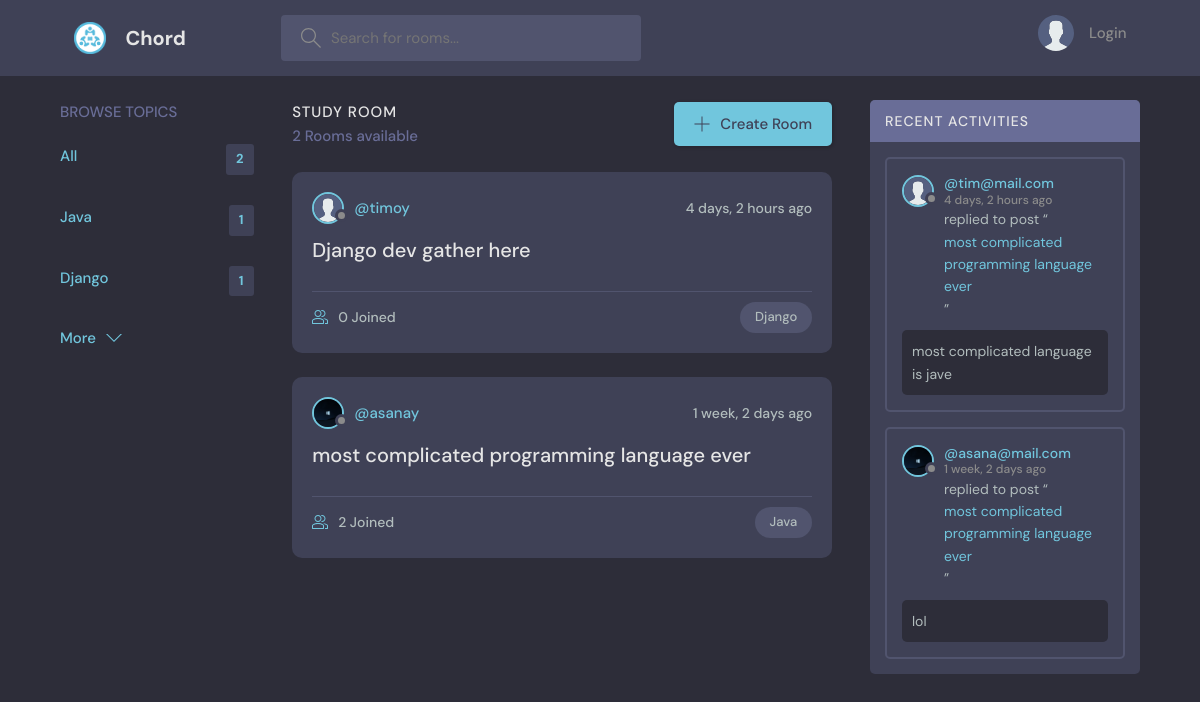
The page / on the database its author committed.
### base/models.py (models this page shows, shortened)
class Topic(models.Model):
    name = models.CharField(max_length=50)

class Room(models.Model):
    host = models.ForeignKey(User, on_delete=models.SET_NULL, null=True)
    topic = models.ForeignKey(Topic, on_delete=models.SET_NULL, null=True)
    name = models.CharField(max_length=200) #character feild
    description = models.TextField(null=True, blank=True) #text feild
    participants = models.ManyToManyField(User, related_name='participants', blank=True)
    updated = models.DateTimeField(auto_now=True) #gets current date
    created = models.DateTimeField(auto_now_add=True) #gets original date
    def __str__(self):
        return self.name
    class Meta:
        ordering = ['-updated', '-created']

class User(AbstractUser):
    name = models.CharField(max_length=200, null=True)
    email = models.EmailField(unique=True, null=True)
    bio = models.TextField(null=True)
    avatar = models.ImageField(null=True, default="avatar.svg")
    USERNAME_FIELD = 'email'
    REQUIRED_FIELDS = []

class Message(models.Model):
    user = models.ForeignKey(User, on_delete=models.CASCADE) #one to many relationships
    room = models.ForeignKey(Room, on_delete=models.CASCADE)
    body = models.TextField()
    updated = models.DateTimeField(auto_now=True) #gets current date
    created = models.DateTimeField(auto_now_add=True) #gets original date
    class Meta:
        ordering = ['-updated', '-created']
    def __str__(self):
        return self.body[:50]

### base/views.py (the view)
# urls.py: path("", views.home, name='home'),
def home(request):
    q = request.GET.get('q') if request.GET.get('q') != None else ''
    rooms = Room.objects.filter(
        Q(topic__name__icontains=q) |
        Q(name__icontains=q) |
        Q(description__icontains=q)
        ) #filters topic from templateQ
    room_count = rooms.count()
    room_messages = Message.objects.filter(Q(room__topic__name__icontains=q)) #filter activity based on names
    context = {"rooms" : rooms, "topics" : topics,
    'room_count' : room_count, 'room_messages' : room_messages}
    return render(request, 'base/home.html', context)

### base/templates/base/home.html (shortened to what this page needs)
{% extends 'main.html' %}
{% block content %}
<main class="layout layout--3">
  <div class="container">
    {% include 'base/topic_component.html' %}
    <div class="roomList">
      <div class="roomList__header">
        <div>
          <h2>Study Room</h2>
          <p>{{ room_count }} Rooms available</p>
        </div>
        <a class="btn btn--main" href="{% url 'create-room' %}">
          <svg version="1.1" xmlns="http://www.w3.org/2000/svg" width="32" height="32" viewBox="0 0 32 32">
            <title>add</title>
            <path
              d="M16.943 0.943h-1.885v14.115h-14.115v1.885h14.115v14.115h1.885v-14.115h14.115v-1.885h-14.115v-14.115z"
            ></path>
          </svg>
          Create Room
        </a>
      </div>
      {% include 'base/feed_component.html' %}
    </div>
    {% include 'base/activity_component.html' %}
  </div>
</main>
{% endblock  %}

### base/templates/base/topic_component.html
<div class="topics">
    <div class="topics__header">
      <h2>Browse Topics</h2>
    </div>
    <ul class="topics__list">
    <li>
        <a href="{% url 'home' %}?q={{topic.name}}" class="active">All <span>{{topics.count}}</span></a>
    </li>
    {% for topic in topics %}
      <li>
        <a href="{% url 'home' %}?q={{topic.name}}" class="active">{{topic.name}} <span>{{topic.room_set.all.count}}</span></a>
      </li>
    {% endfor %}
    </ul>
    <a class="btn btn--link" href="{% url 'topics' %}">
      More
      <svg version="1.1" xmlns="http://www.w3.org/2000/svg" width="32" height="32" viewBox="0 0 32 32">
        <title>chevron-down</title>
        <path d="M16 21l-13-13h-3l16 16 16-16h-3l-13 13z"></path>
      </svg>
    </a>
</div>

### base/templates/base/feed_component.html (shortened to what this page needs)
{% for room in rooms %}
    <div class="roomListRoom">
    <div class="roomListRoom__header">
      <a href="{% url 'user-profile' room.host.id %}" class="roomListRoom__author">
        <div class="avatar avatar--small">
          <img src="{{room.host.avatar.url}}" />
        </div>
        <span>@{{ room.host.username }}y</span>
      </a>
      <div class="roomListRoom__actions">
        <span>{{ room.created|timesince }} ago</span>
      </div>
    </div>
    <div class="roomListRoom__content">
      <a href="{% url 'room' room.id %}">{{ room.name }}</a>
    </div>
    <div class="roomListRoom__meta">
      <a href="{% url 'room' room.id %}" class="roomListRoom__joined">
        {{room.participants.all.count}} Joined
      </a>
      <p class="roomListRoom__topic">{{room.topic.name}}</p>
    </div>
  </div>
{% endfor %}

### base/templates/base/activity_component.html (shortened to what this page needs)
    <div class="activities">
        <div class="activities__header">
            <h2>Recent Activities</h2>
        </div>
    {% for rm in room_messages %}
      <div class="activities__box">
        <div class="activities__boxHeader roomListRoom__header">
          <a href="{% url 'user-profile' rm.user.id%}" class="roomListRoom__author">
            <div class="avatar avatar--small">
              <img src="{{rm.user.avatar.url}}" />
            </div>
            <p>
                @{{ rm.user }}
              <span>{{ rm.created|timesince }} ago</span>
            </p>
          </a>
        </div>
        <div class="activities__boxContent">
          <p>replied to post “<a href="{% url 'room' rm.room.id %}">{{rm.room}}</a>”</p>
          <div class="activities__boxRoomContent">
           {{rm}}
          </div>
        </div>
      </div>
    {% endfor %}
    </div>

### rows shown on the page
Topic: name "Java", room_set.all.count "1"
Topic: name "Django", room_set.all.count "1"
Room: host.avatar (placeholder picture), host.username "timo", created "4 days, 2 hours", name "Django dev gather here", participants.all.count "0", topic.name "Django"
Room: host.avatar (picture), host.username "asana", created "1 week, 2 days", name "most complicated programming language ever", participants.all.count "2", topic.name "Java"
Message: user.avatar (placeholder picture), user "tim@mail.com", created "4 days, 2 hours", room "most complicated programming language ever", body "most complicated language is jave"
Message: user.avatar (picture), user "asana@mail.com", created "1 week, 2 days", room "most complicated programming language ever", body "lol"

### other values the page prints
{{ topics.count }} "2"
{{ room_count }} "2"
